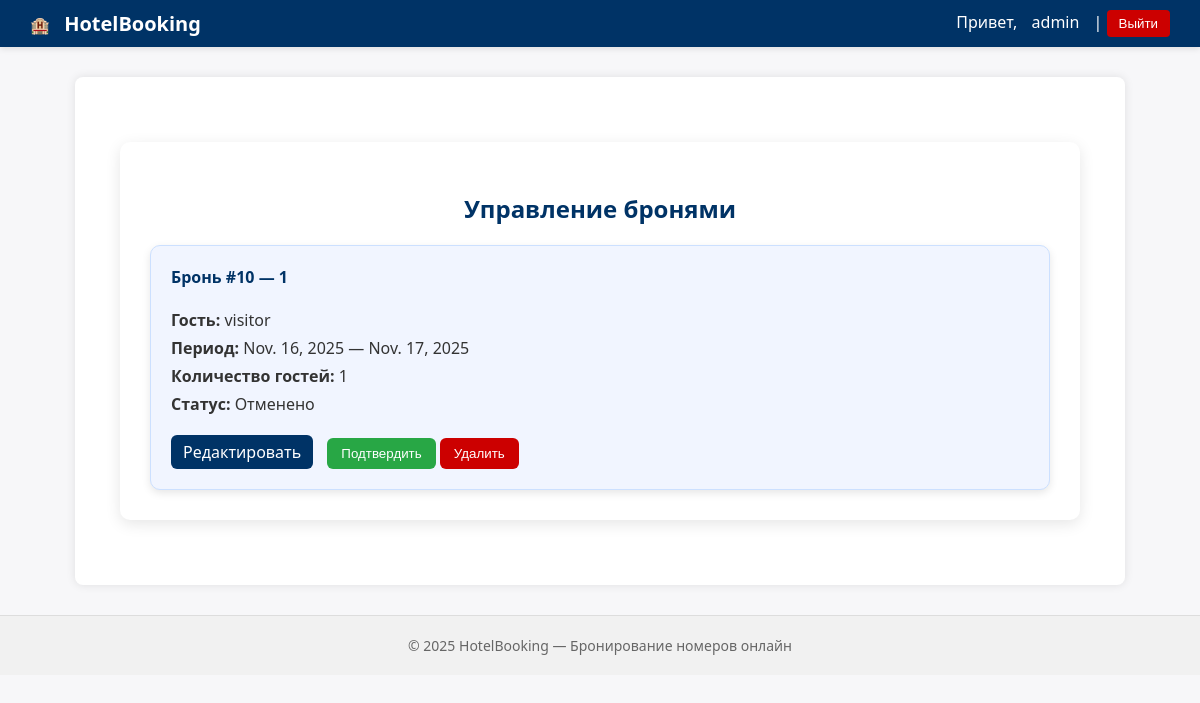
Page /booking/bookings/manage/ (signed in) on the earlier database version.
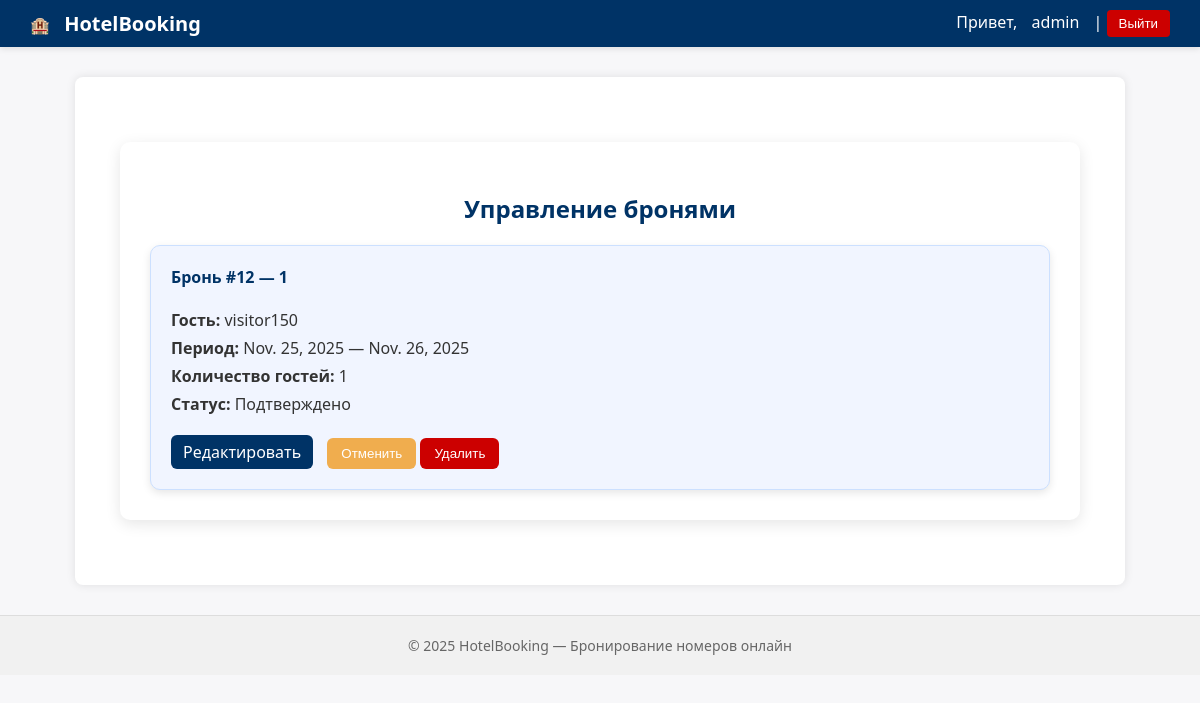
Same page on the later database version.
### booking_app/models.py (models this page shows, shortened)
class Booking(models.Model):
    STATUS_CHOICES = (
        ('confirmed', 'Подтверждено'),
        ('cancelled', 'Отменено'),
    )
    guest = models.ForeignKey(User, on_delete=models.CASCADE, related_name='bookings')
    room = models.ForeignKey(Room, on_delete=models.CASCADE)
    check_in = models.DateField()
    check_out = models.DateField()
    guests_count = models.PositiveIntegerField()
    status = models.CharField(max_length=10, choices=STATUS_CHOICES, default='confirmed')
    objects = models.Manager()

class Room(models.Model):
    STATUS_CHOICES = (
        ('available', 'Доступен'),
        ('occupied', 'Занят'),
    )
    title = models.CharField(max_length=100)
    description = models.TextField()
    capacity = models.PositiveIntegerField()
    price_per_night = models.DecimalField(max_digits=8, decimal_places=2)
    status = models.CharField(max_length=10, choices=STATUS_CHOICES, default='available')
    objects = models.Manager()

### account_app/models.py (models this page shows, shortened)
class User(AbstractUser):
    ROLE_CHOICES = (
        ('admin', 'Администратор'),
        ('guest', 'Гость'),
    )
    role = models.CharField(max_length=10, choices=ROLE_CHOICES, default='guest')
    is_approved = models.BooleanField(default=False)
    objects = UserManager()

### booking_app/views.py (the view)
    def wrapper(request, *args, **kwargs):
        if not request.user.is_authenticated or not (request.user.role == 'admin' or request.user.is_superuser):
            raise PermissionDenied
        return view_func(request, *args, **kwargs)

### booking_app/views.py (called while the page is built)
def admin_required(view_func):
    def wrapper(request, *args, **kwargs):
        if not request.user.is_authenticated or not (request.user.role == 'admin' or request.user.is_superuser):
            raise PermissionDenied
        return view_func(request, *args, **kwargs)
    return wrapper

@login_required
@admin_required
def booking_manage_view(request):
    bookings = Booking.objects.all().order_by('-check_in')
    return render(request, 'booking_app/booking_manage.html', {'bookings': bookings})

### booking_app/templates/booking_app/booking_manage.html (shortened to what this page needs)
{% extends "base.html" %}
{% block content %}
<div class="profile-container">
    <h2>Управление бронями</h2>
    {% if bookings %}
        <div class="rooms-list">
            {% for booking in bookings %}
                <div class="room-card">
                    <div class="room-header">
                        <h4>Бронь #{{ booking.id }} — {{ booking.room.title }}</h4>
                    </div>
                    <p><strong>Гость:</strong> {{ booking.guest.username }}</p>
                    <p><strong>Период:</strong> {{ booking.check_in }} — {{ booking.check_out }}</p>
                    <p><strong>Количество гостей:</strong> {{ booking.guests_count }}</p>
                    <p><strong>Статус:</strong> {{ booking.get_status_display }}</p>
                    <div class="room-actions">
                        <a href="{% url 'booking_app:booking_edit' booking.id %}" class="btn-edit">Редактировать</a>
                        {% if booking.status != 'confirmed' %}
                            <form action="{% url 'booking_app:booking_confirm' booking.id %}" method="post" style="display:inline-block; margin-left:10px;">
                                <button type="submit" class="btn-edit">Подтвердить</button>
                            </form>
                        {% else %}
                            <form action="{% url 'booking_app:booking_cancel' booking.id %}" method="post" style="display:inline-block; margin-left:10px;">
                                <button type="submit" class="btn-cancel">Отменить</button>
                            </form>
                        {% endif %}
                        <form action="{% url 'booking_app:booking_delete' booking.id %}" method="post" style="display:inline;">
                            <button type="submit" class="btn-delete">Удалить</button>
                        </form>
                    </div>
                </div>
            {% endfor %}
        </div>
    {% else %}
        <p>Пока нет созданных броней.</p>
    {% endif %}
</div>
{% endblock %}

Differences in the rows shown:
removed Booking: id "10", room "1", guest.username "visitor", check_in "Nov. 16, 2025", check_out "Nov. 17, 2025", guests_count "1", status "Отменено", shows "Подтвердить"
added Booking: id "12", room "1", guest.username "visitor150", check_in "Nov. 25, 2025", check_out "Nov. 26, 2025", guests_count "1", status "Подтверждено", shows "Отменить"
